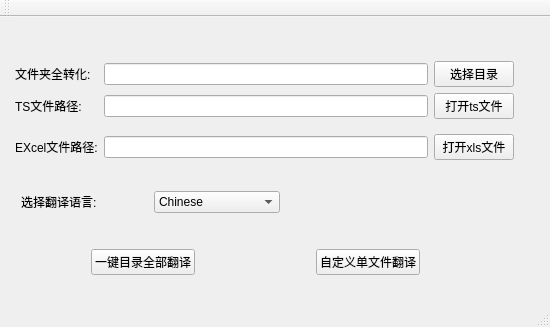
<?xml version="1.0" encoding="UTF-8"?>
<ui version="4.0">
 <class>MainWindow</class>
 <widget class="QMainWindow" name="MainWindow">
  <property name="geometry">
   <rect>
    <x>0</x>
    <y>0</y>
    <width>550</width>
    <height>327</height>
   </rect>
  </property>
  <property name="windowTitle">
   <string>MainWindow</string>
  </property>
  <widget class="QWidget" name="centralWidget">
   <widget class="QLabel" name="statusLabel">
    <property name="geometry">
     <rect>
      <x>310</x>
      <y>179</y>
      <width>211</width>
      <height>21</height>
     </rect>
    </property>
    <property name="text">
     <string/>
    </property>
   </widget>
   <widget class="QWidget" name="layoutWidget">
    <property name="geometry">
     <rect>
      <x>10</x>
      <y>160</y>
      <width>281</width>
      <height>51</height>
     </rect>
    </property>
    <layout class="QGridLayout" name="selectLayout">
     <item row="0" column="1">
      <widget class="QComboBox" name="languageComboBox">
       <property name="enabled">
        <bool>true</bool>
       </property>
       <property name="minimumSize">
        <size>
         <width>30</width>
         <height>20</height>
        </size>
       </property>
       <item>
        <property name="text">
         <string>Chinese</string>
        </property>
       </item>
       <item>
        <property name="text">
         <string>English</string>
        </property>
       </item>
       <item>
        <property name="text">
         <string>Korean</string>
        </property>
       </item>
       <item>
        <property name="text">
         <string>French</string>
        </property>
       </item>
       <item>
        <property name="text">
         <string>Japanese</string>
        </property>
       </item>
      </widget>
     </item>
     <item row="0" column="0">
      <widget class="QLabel" name="languageLable">
       <property name="text">
        <string>选择翻译语言:</string>
       </property>
      </widget>
     </item>
    </layout>
   </widget>
   <widget class="QWidget" name="layoutWidget">
    <property name="geometry">
     <rect>
      <x>80</x>
      <y>220</y>
      <width>351</width>
      <height>51</height>
     </rect>
    </property>
    <layout class="QGridLayout" name="gridLayout_2">
     <item row="0" column="0">
      <widget class="QPushButton" name="allTransButton">
       <property name="text">
        <string>一键目录全部翻译</string>
       </property>
      </widget>
     </item>
     <item row="0" column="1">
      <spacer name="horizontalSpacer">
       <property name="orientation">
        <enum>Qt::Horizontal</enum>
       </property>
       <property name="sizeHint" stdset="0">
        <size>
         <width>40</width>
         <height>20</height>
        </size>
       </property>
      </spacer>
     </item>
     <item row="0" column="2">
      <widget class="QPushButton" name="customTransButton">
       <property name="text">
        <string>自定义单文件翻译</string>
       </property>
      </widget>
     </item>
    </layout>
   </widget>
   <widget class="QWidget" name="layoutWidget">
    <property name="geometry">
     <rect>
      <x>4</x>
      <y>33</y>
      <width>521</width>
      <height>121</height>
     </rect>
    </property>
    <layout class="QGridLayout" name="gridLayout">
     <item row="0" column="0">
      <widget class="QLabel" name="tsDirLable">
       <property name="text">
        <string>文件夹全转化:</string>
       </property>
      </widget>
     </item>
     <item row="0" column="1">
      <widget class="QLineEdit" name="tsDirLineEdit"/>
     </item>
     <item row="0" column="2">
      <widget class="QPushButton" name="openTsDirButton">
       <property name="text">
        <string>选择目录</string>
       </property>
      </widget>
     </item>
     <item row="1" column="0">
      <widget class="QLabel" name="tsLabel">
       <property name="text">
        <string>TS文件路径:</string>
       </property>
      </widget>
     </item>
     <item row="1" column="1">
      <widget class="QLineEdit" name="tsLineEdit"/>
     </item>
     <item row="1" column="2">
      <widget class="QPushButton" name="openTsFileButton">
       <property name="text">
        <string>打开ts文件</string>
       </property>
      </widget>
     </item>
     <item row="2" column="2">
      <spacer name="verticalSpacer_2">
       <property name="orientation">
        <enum>Qt::Vertical</enum>
       </property>
       <property name="sizeHint" stdset="0">
        <size>
         <width>20</width>
         <height>15</height>
        </size>
       </property>
      </spacer>
     </item>
     <item row="3" column="0">
      <widget class="QLabel" name="excelLabel">
       <property name="text">
        <string>EXcel文件路径:</string>
       </property>
      </widget>
     </item>
     <item row="3" column="1">
      <widget class="QLineEdit" name="excelLineEdit"/>
     </item>
     <item row="3" column="2">
      <widget class="QPushButton" name="openExcelFileButton">
       <property name="text">
        <string>打开xls文件</string>
       </property>
      </widget>
     </item>
    </layout>
   </widget>
  </widget>
  <widget class="QToolBar" name="mainToolBar">
   <attribute name="toolBarArea">
    <enum>TopToolBarArea</enum>
   </attribute>
   <attribute name="toolBarBreak">
    <bool>false</bool>
   </attribute>
  </widget>
  <widget class="QStatusBar" name="statusBar"/>
 </widget>
 <layoutdefault spacing="6" margin="11"/>
 <resources/>
 <connections/>
</ui>
